Frame 1 (no input): blank canvas, image omitted
Frame 60 (no input): blank canvas, image omitted
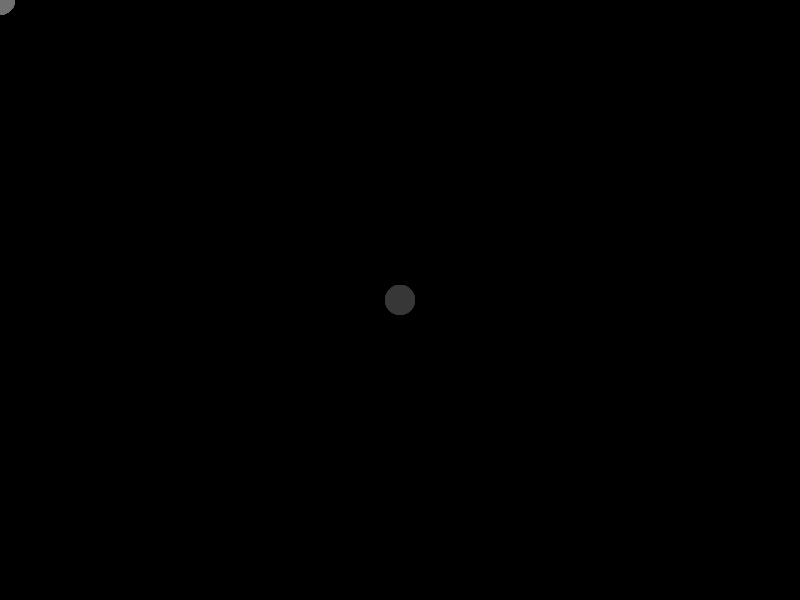
Frame 120 (the mouse pressed at the canvas centre since frame 60)

The p5.js sketch whose frames 1 and 60 were blank and that drew this single picture after the mouse press (run headless with seeded random() and noise() and a simulated clock; from frame 60 on, the mouse is pressed at the canvas centre):

// p5.js sketch
// ── sketch.js
//Global var "num" = 120
let num = 120;

//x and y values not specified yet
let x = [];
let y = [];

function setup() {
  createCanvas(800,600);      //800 by 600 pxl canvas
  noStroke();                 //no outline
  fill(255,200);              //colour canvas greyscale
  for(let i=0; i<300; i++){   //increasing x and y values from 0 to 300
    x[i] = 0;                 //x value = i
    y[i] = 0;                 //y value = i
  }
}

function draw() { 
  background(0);              //black background
  for(let i=num-1; i>0; i--) {//i = 119 reducing to 0
    x[i] = x[i-1];
    y[i] = y[i-1];
  }

  x[0] = mouseX;              //x position following mouse
  y[0] = mouseY;              //y position following mouse

  for(let i=0; i<num; i++){
    fill(i*0.94);
    ellipse(x[i],y[i],30,30);
  }
}
